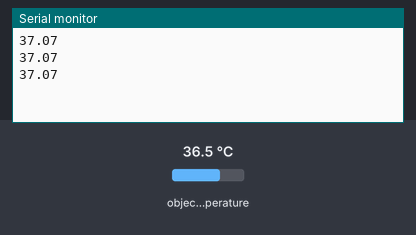
A sketch run on a simulated Arduino Uno, built with avr-gcc and run on an emulated ATmega328P. Parts: the last lines printed to the serial monitor. The test bench sets the inputs (shaded band); at power-on: object temperature 36.5 °C.

Above: at 1.3 s.
1.4 s: object temperature set to 20 °C
At 2.0 s:
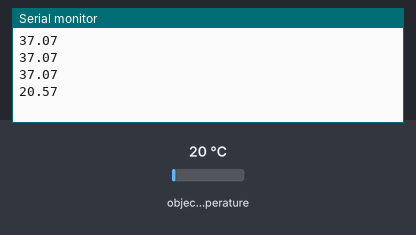
2.9 s: object temperature set to 26 °C
At 3.5 s:
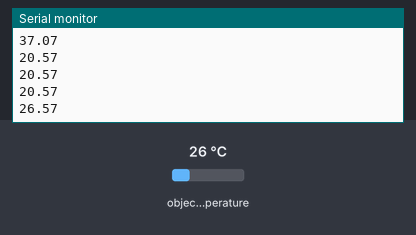
Timing chart, 0 to 5.9 s (numbered marks = the images above; inputs shaded):
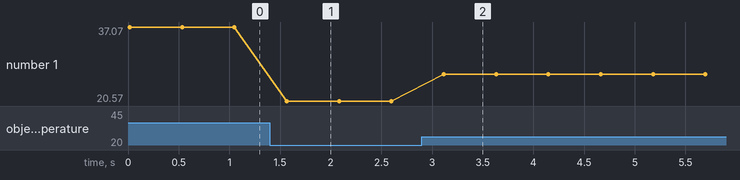

The sketch:

Suhu_InfraRed.ino
```cpp
/******************************************************************************
MLX90614_Serial_Demo.ino
Serial output example for the MLX90614 Infrared Thermometer

This example reads from the MLX90614 and prints out ambient and object
temperatures every half-second or so. Open the serial monitor and set the
baud rate to 9600.

Hardware Hookup (if you're not using the eval board):
MLX90614 ------------- Arduino
  VDD ------------------ 3.3V
  VSS ------------------ GND
  SDA ------------------ SDA (A4 on older boards)
  SCL ------------------ SCL (A5 on older boards)

An LED can be attached to pin 8 to monitor for any read errors.

Jim Lindblom @ SparkFun Electronics
October 23, 2015
https://github.com/sparkfun/SparkFun_MLX90614_Arduino_Library

Development environment specifics:
Arduino 1.6.5
SparkFun IR Thermometer Evaluation Board - MLX90614
******************************************************************************/

#include <SoftwareSerial.h>
#include <Wire.h> // I2C library, required for MLX90614
#include <SparkFunMLX90614.h> // SparkFunMLX90614 Arduino library

IRTherm therm; // Create an IRTherm object to interact with throughout

SoftwareSerial ArduinoSerial(3,2); //RX || TX

float a, cel;

void setup()
{
  pinMode(3, INPUT);
  pinMode(2, OUTPUT);
  ArduinoSerial.begin(4800);
  Serial.begin(115200); // Initialize Serial to log output
  therm.begin(); // Initialize thermal IR sensor
  therm.setUnit(TEMP_F); // Set the library's units to Farenheit
  // Alternatively, TEMP_F can be replaced with TEMP_C for Celsius or
  // TEMP_K for Kelvin.
}

void loop()
{
  // Call therm.read() to read object and ambient temperatures from the sensor.
  if (therm.read()) // On success, read() will return 1, on fail 0.
  {
    // Use the object() and ambient() functions to grab the object and ambient
  // temperatures.
  // They'll be floats, calculated out to the unit you set with setUnit().
    a = (therm.object()-31)*5/9;

    ArduinoSerial.println(a);
    Serial.println(a);
    delay(500);
  }
}
```

Measured:
- after the input at 1.4 s, the serial monitor: prints a new line after 0.17 s (image 1)
- after the input at 2.9 s, the serial monitor: prints a new line after 0.21 s (image 2)
- plotted number 1: 37.07 → 20.57 after the input at 1.4 s, 20.57 → 26.57 after the input at 2.9 s
